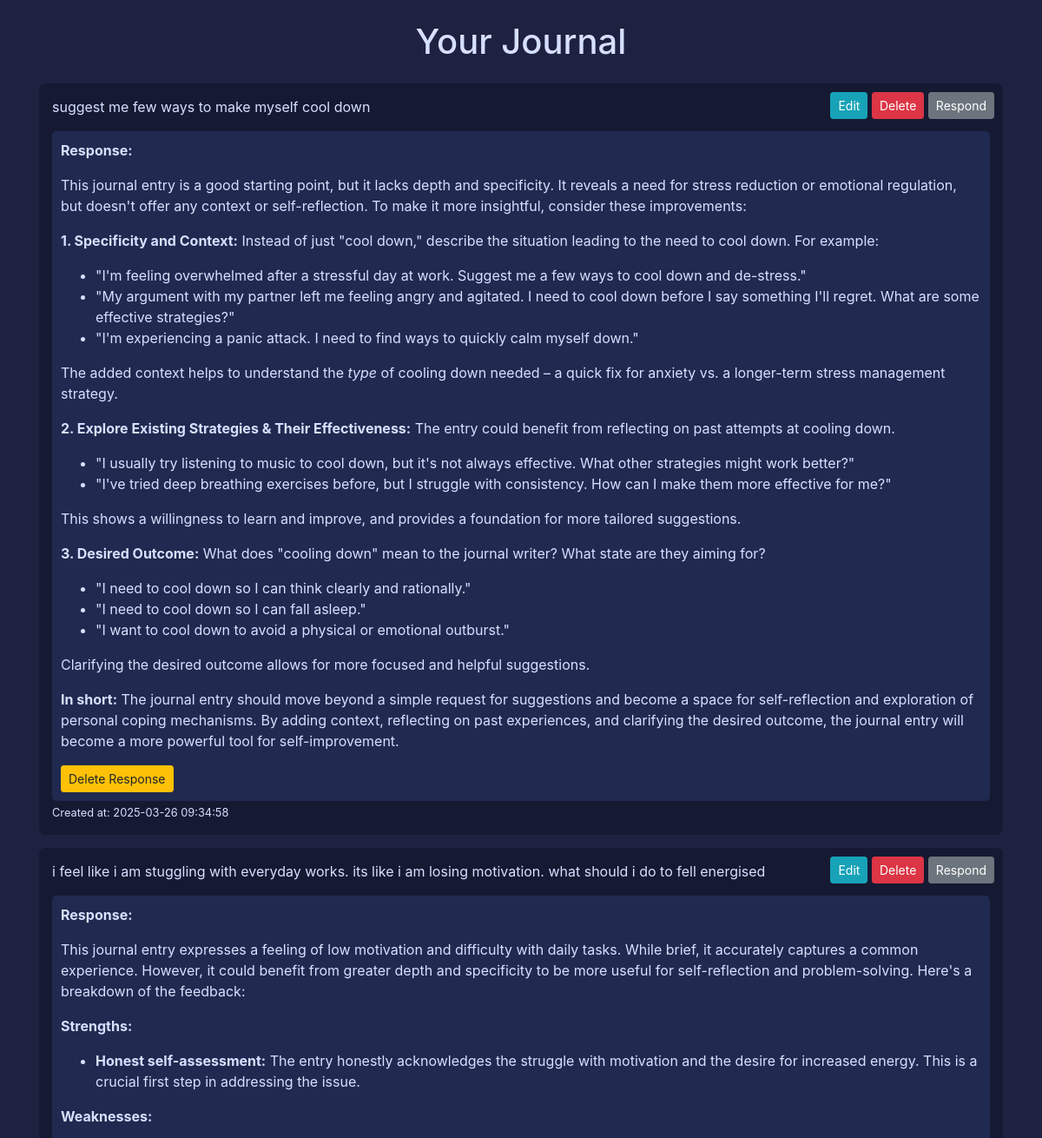
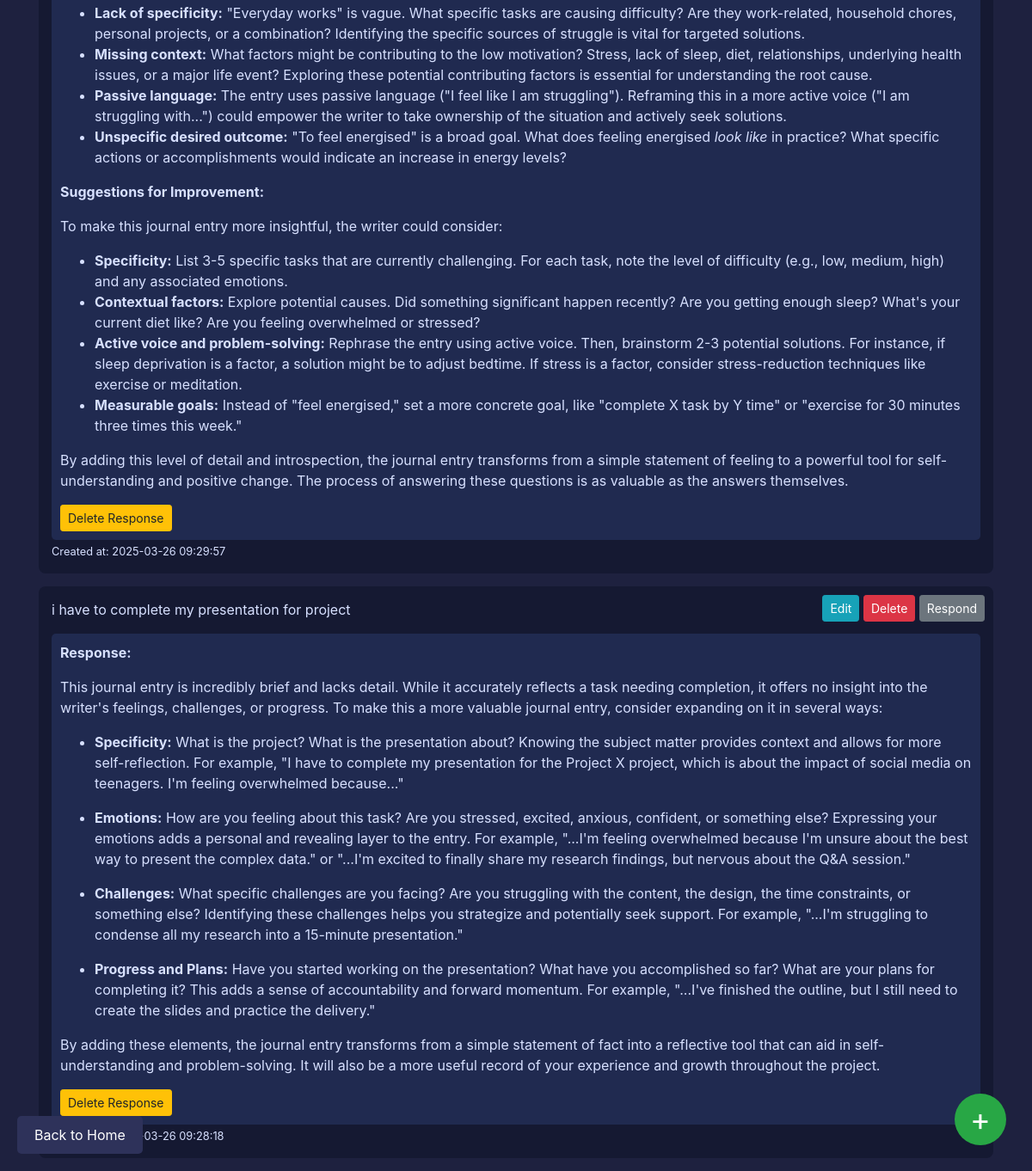
The app's page /journal (signed in) with its own data (2 pictures, top to bottom).
### tables this page shows
CREATE TABLE journals (
                id INTEGER PRIMARY KEY AUTOINCREMENT,
                user_id INTEGER NOT NULL,
                content TEXT NOT NULL,
                created_at TIMESTAMP DEFAULT CURRENT_TIMESTAMP, llm_response TEXT,
                FOREIGN KEY(user_id) REFERENCES users(id)
            );

### app.py (the view)
@app.route("/journal", methods=["GET", "POST"])
def journal():
    if "user_id" not in session:
        return redirect(url_for("login"))
    db = get_db()
    user_id = session["user_id"]
    if request.method == "POST":
        content = request.form["content"]
        db.execute("INSERT INTO journals (user_id, content) VALUES (?, ?)", (user_id, content))
        db.commit()
        return redirect(url_for("journal"))
    cursor = db.execute("SELECT id, content, llm_response, created_at FROM journals WHERE user_id = ? ORDER BY created_at DESC", (user_id,))
    journals = cursor.fetchall()
    return render_template("journal.html", journals=journals)

### app.py (called while the page is built)
def get_db():
    db = getattr(g, '_database', None)
    if db is None:
        db = g._database = sqlite3.connect(DATABASE)
        db.row_factory = sqlite3.Row
    return db

@app.teardown_appcontext
def close_connection(exception):
    db = getattr(g, '_database', None)
    if db is not None:
        db.close()

@app.after_request
def add_header(response):
    response.headers['Cache-Control'] = 'no-store, no-cache, must-revalidate, max-age=0'
    response.headers['Pragma'] = 'no-cache'
    response.headers['Expires'] = '0'
    return response

@app.template_filter('markdown')
def markdown_filter(text):
    return markdown.markdown(text)

### templates/journal.html (shortened to what this page needs)
<!DOCTYPE html>
<html lang="en">
<head>
  <link rel="stylesheet" href="https://stackpath.bootstrapcdn.com/bootstrap/4.5.2/css/bootstrap.min.css">
</head>
<body>
  <div class="container mt-4">
    <h1 class="text-center mb-4">Your Journal</h1>
    {% if journals %}
      {% for journal in journals %}
        <div class="journal-entry">
          <div class="entry-actions">
            <a href="/journal/edit/{{ journal['id'] }}" class="btn btn-sm btn-info">Edit</a>
            <form action="/journal/delete/{{ journal['id'] }}" method="POST" style="display:inline;">
              <button type="submit" class="btn btn-sm btn-danger">Delete</button>
            </form>
            <form action="/journal/generate_response/{{ journal['id'] }}" method="POST" style="display:inline;">
              <button type="submit" class="btn btn-sm btn-secondary">Respond</button>
            </form>
          </div>
          <p>{{ journal['content'] }}</p>
          {% if journal['llm_response'] %}
            <div class="llm-response">
              <strong>Response:</strong>
              <p>{{ journal['llm_response']|markdown|safe }}</p>
              <form action="/journal/delete_response/{{ journal['id'] }}" method="POST" style="display:inline;">
                <button type="submit" class="btn btn-sm btn-warning">Delete Response</button>
              </form>
            </div>
          {% endif %}
          <small>Created at: {{ journal['created_at'] }}</small>
        </div>
      {% endfor %}
    {% else %}
      <p class="text-center">No journal entries yet. Click the plus button to add one!</p>
    {% endif %}
  </div>
  <div class="add-button" data-toggle="modal" data-target="#addJournalModal">+</div>
  <div class="home-button">
    <a href="/landing" style="color: inherit; text-decoration: none; display: block;">Back to Home</a>
  </div>
</body>
</html>

### templates/journal.html (style rules this page uses)
body { background-color: #1e213f; color: #d7e0ff; }
.journal-entry { background: #151932; padding: 15px; border-radius: 8px; margin-bottom: 15px; position: relative; }
.entry-actions { position: absolute; top: 10px; right: 10px; }
.entry-actions a, .entry-actions form { display: inline-block; }
.add-button { position: fixed; bottom: 30px; right: 30px; z-index: 1000; border-radius: 50%; width: 60px; height: 60px; font-size: 36px; text-align: center; line-height: 60px; background-color: #28a745; color: #fff; cursor: pointer; }
.home-button { position: fixed; bottom: 20px; left: 20px; z-index: 1000; text-decoration: none; background-color: #2e325a; color: #fff; border: none; border-radius: 5px; padding: 10px 20px; cursor: pointer; transition: all 0.2s ease-in; }
.llm-response { background: #202a50; margin-top: 10px; padding: 10px; border-radius: 5px; }

### records on screen
journals: content "suggest me few ways to make myself cool down", llm_response "This journal entry is a good starting point, but it lacks depth and specificity. It reveals a need for stress reduction or emotional regulation, but doesn't offer any context or self-reflection. To make it more insightful, consider these improvements: 1. Specificity and Context: Instead of just \"cool down,\" describe the situation leading to the need to cool down. For example: \"I'm feeling overwhelmed after a stressful day at work. Suggest me a few ways to cool down and de-stress.\" \"My argument with my partner left me feeling angry and agitated. I need to cool down before I say something I'll regret. What are some effective strategies?\" \"I'm experiencing a panic attack. I need to find ways…", created_at "2025-03-26 09:34:58"
journals: content "i feel like i am stuggling with everyday works. its like i am losing motivation. what should i do to fell energised", llm_response "This journal entry expresses a feeling of low motivation and difficulty with daily tasks. While brief, it accurately captures a common experience. However, it could benefit from greater depth and specificity to be more useful for self-reflection and problem-solving. Here's a breakdown of the feedback: Strengths: Honest self-assessment: The entry honestly acknowledges the struggle with motivation and the desire for increased energy. This is a crucial first step in addressing the issue. Weaknesses: Lack of specificity: \"Everyday works\" is vague. What specific tasks are causing difficulty? Are they work-related, household chores, personal projects, or a combination? Identifying the specific…", created_at "2025-03-26 09:29:57"
journals: content "i have to complete my presentation for project", llm_response "This journal entry is incredibly brief and lacks detail. While it accurately reflects a task needing completion, it offers no insight into the writer's feelings, challenges, or progress. To make this a more valuable journal entry, consider expanding on it in several ways: Specificity: What is the project? What is the presentation about? Knowing the subject matter provides context and allows for more self-reflection. For example, \"I have to complete my presentation for the Project X project, which is about the impact of social media on teenagers. I'm feeling overwhelmed because...\" Emotions: How are you feeling about this task? Are you stressed, excited, anxious, confident, or something…", created_at "2025-03-26 09:28:18"
